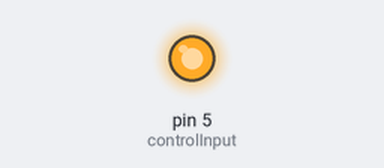
Bench run of a sketch on a simulated Arduino Uno, built with avr-gcc and run on an emulated ATmega328P. Parts: output pins drawn as LEDs (lit = HIGH).

Above: at 0.5 s.
At 2.5 s:
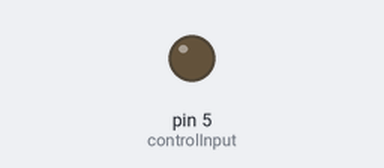
Timing chart, 0 to 5.2 s (numbered marks = the images above):
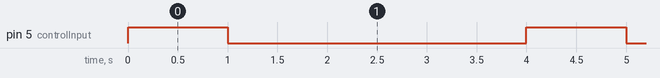

The sketch:

relay.ino
```cpp
int controlInput=5;// output pin for sending signal from arduino to turn ON or OFF the pump

// here we used relay with NO- normally open mode, so when the controlInput is LOW, pump is ON and when the controlInput is HIGH, pump is OFF
void setup() {
  Serial.begin(9600);

  //configuring OUTPUT pin
  pinMode(controlInput,OUTPUT);

  //switch OFF the pump initially
  digitalWrite(controlInput,HIGH);
}

void loop() {
  // wait for 1 second
  delay(1000);
  //switch ON the pump for 3 second
  digitalWrite(controlInput,LOW);
  delay(3000);
  //switch OFF the pump
  digitalWrite(controlInput,HIGH);
}
```

Measured:
- by itself, pin 5 (controlInput): alternates HIGH for 1.0 s and LOW for 3.0 s
